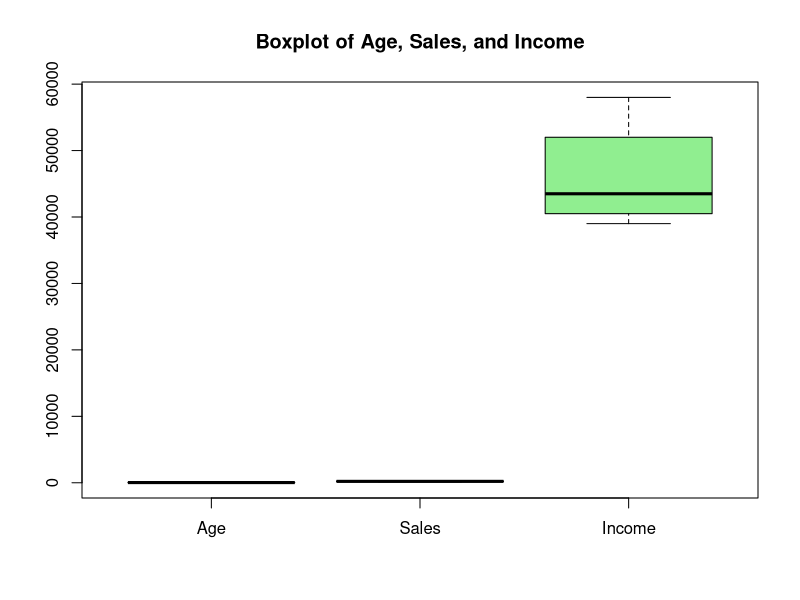

This figure's R source:
# Create the data
EMPID <- c(101, 102, 103, 104, 105, 106, 107, 108)
Gender <- c("M", "F", "F", "M", "F", "M", "M", "F")
Age <- c(25, 30, 28, 45, 38, 26, 31, 29)
Sales <- c(200, 150, 220, 300, 250, 180, 275, 160)
BMI <- c("Normal", "Overweight", "Underweight", "Normal", "Overweight", "Normal", "Normal", "Underweight")
Income <- c(40000, 42000, 39000, 58000, 50000, 45000, 54000, 41000)

# Create a DataFrame
employee_df <- data.frame(EMPID, Gender, Age, Sales, BMI, Income)

# View the data
print(employee_df)

# Boxplot for Age, Sales, and Income
boxplot(employee_df$Age, employee_df$Sales, employee_df$Income,
        names = c("Age", "Sales", "Income"),
        main = "Boxplot of Age, Sales, and Income",
        col = c("skyblue", "orange", "lightgreen"))
